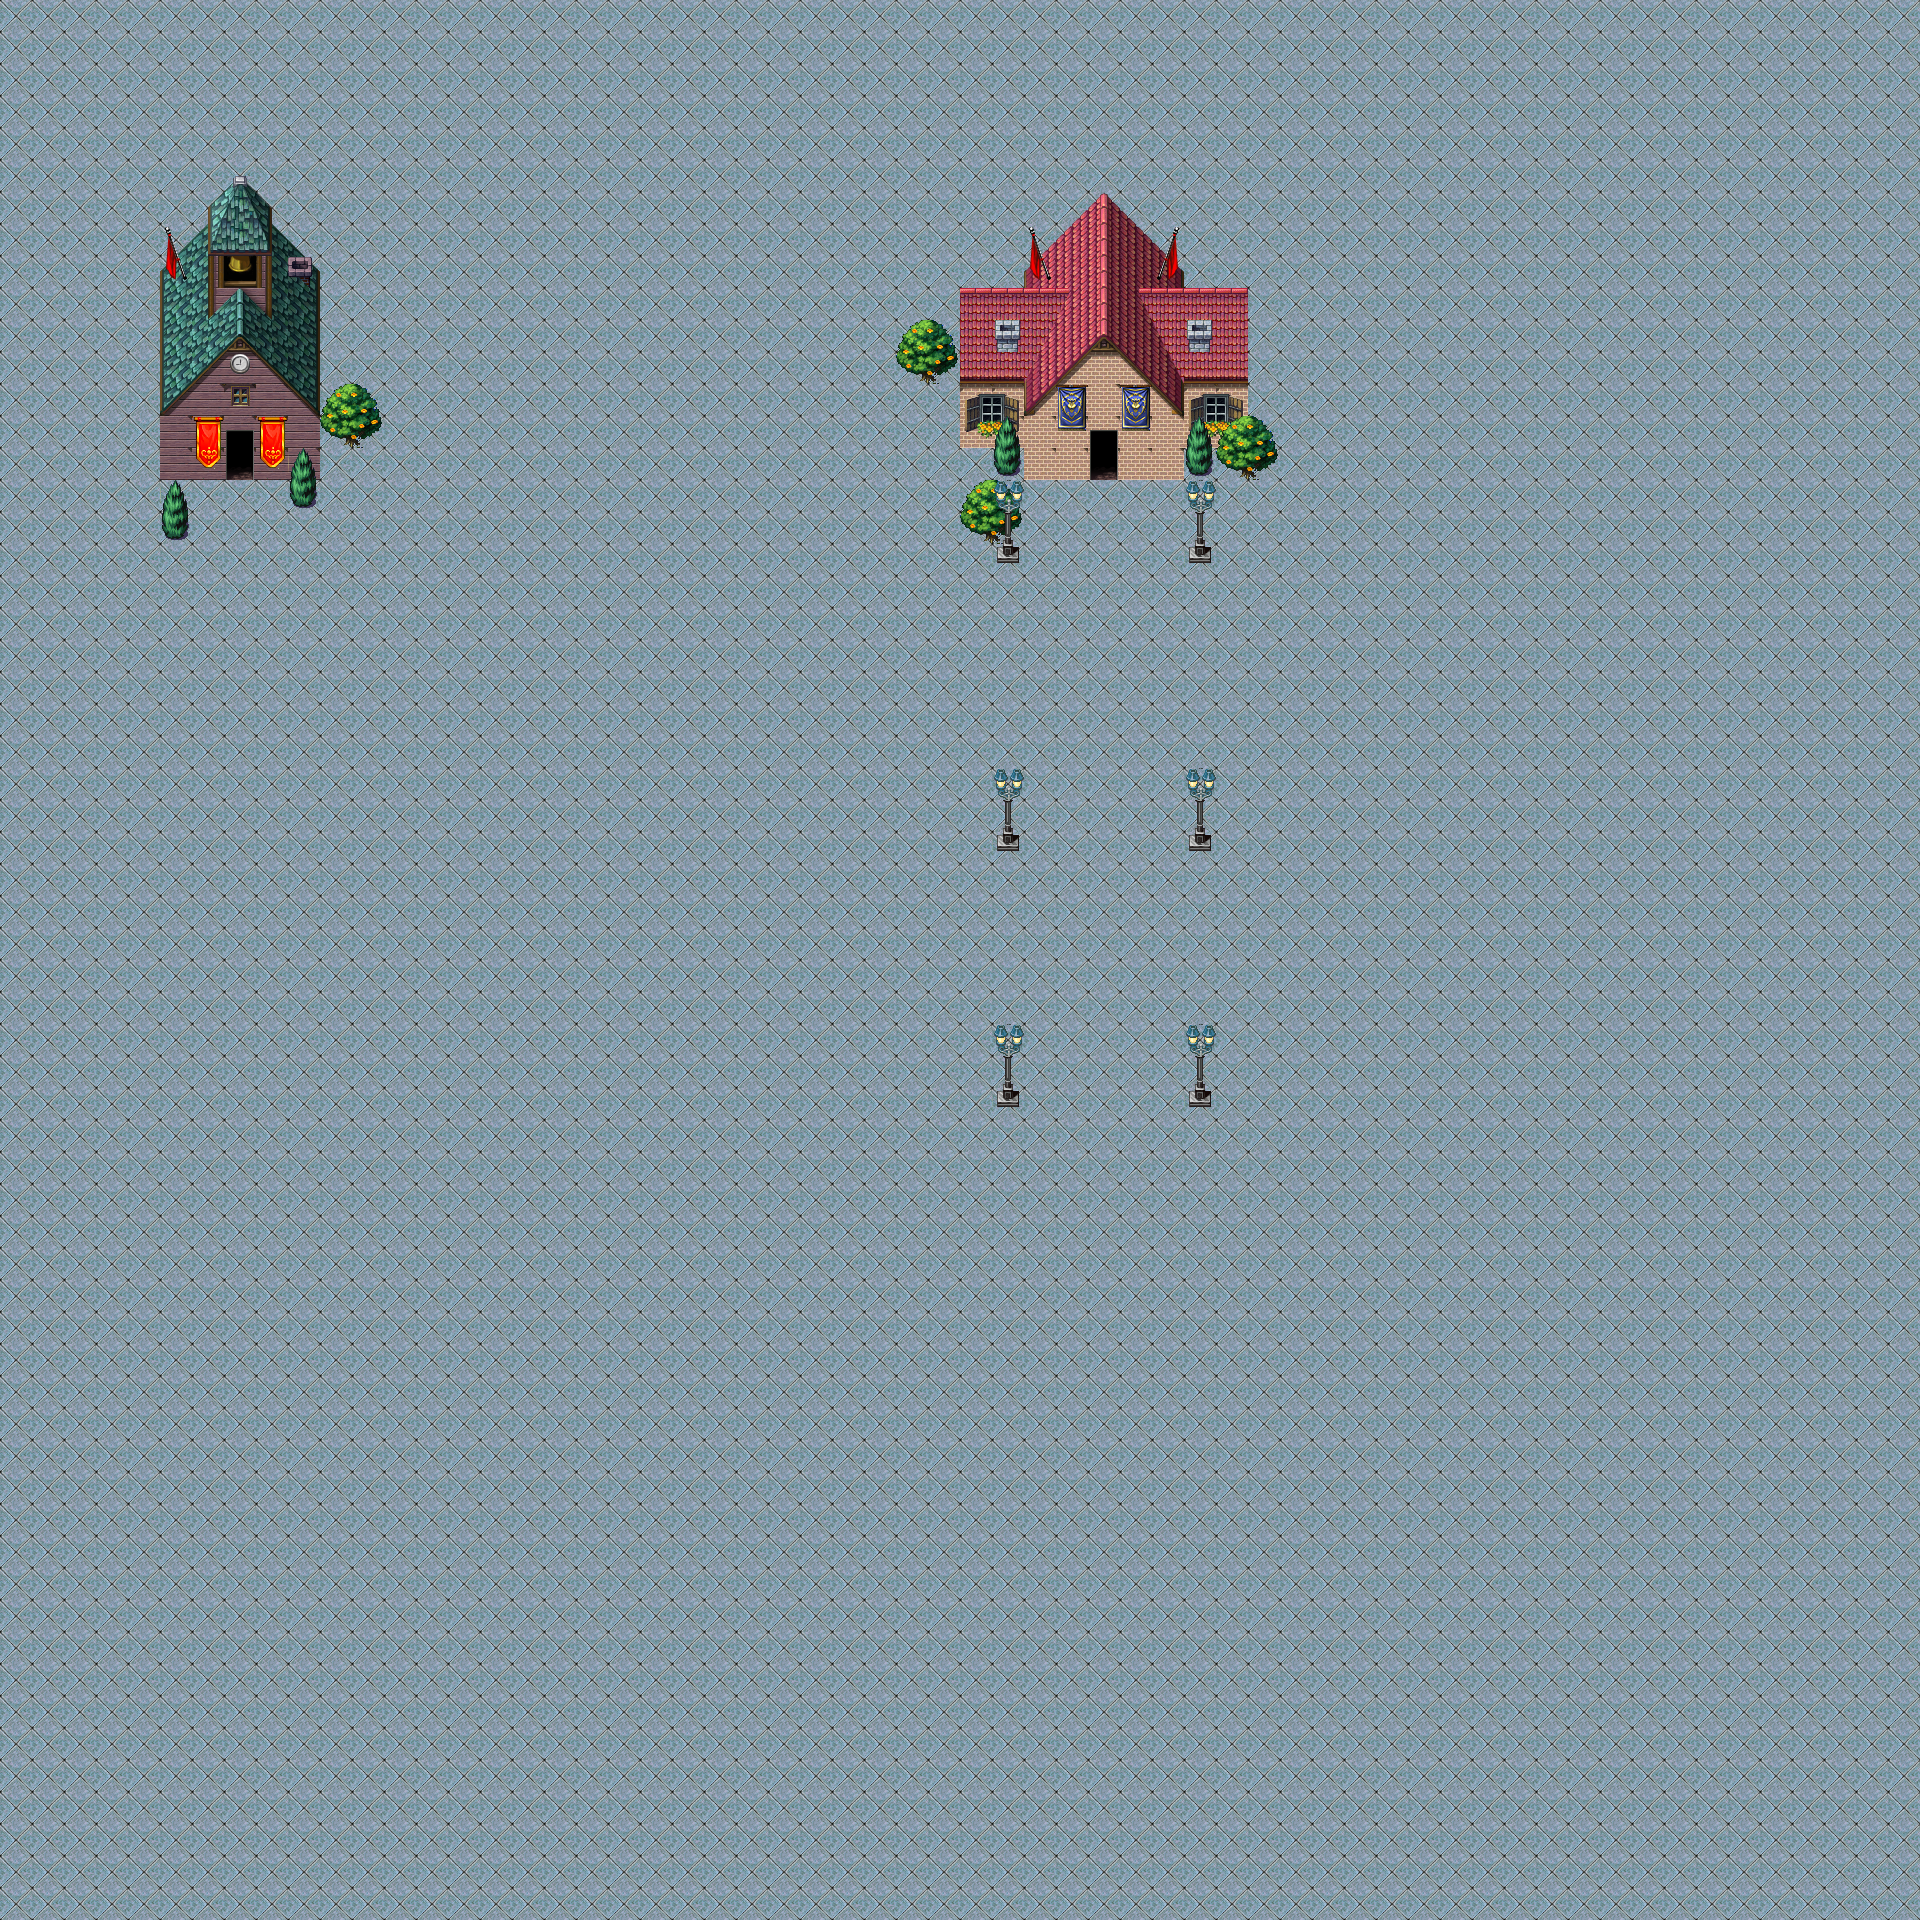

This is a level from a 2D game, rendered from its Tiled map with the project's own tilesets. A one-line summary and the map file follow, with tile-layer data summarised:
An orthogonal 60x60 tile map with 32x32 px tiles, 6 tile layers (Ground Layer, Building Base, Building Roof 1, Building Roof 2, ...), 3 tilesets.

<map version="1.0" orientation="orthogonal" width="60" height="60" tilewidth="32" tileheight="32">
 <tileset firstgid="1" name="tilec" tilewidth="32" tileheight="32">
  <image source="tilec.png" width="512" height="512" />
 </tileset>
 <tileset firstgid="257" name="10rpro4" tilewidth="32" tileheight="32">
  <image source="10rpro4.png" width="512" height="512" />
 </tileset>
 <tileset firstgid="513" name="tilea5" tilewidth="32" tileheight="32">
  <image source="tilea5.png" width="256" height="512" />
 </tileset>
 <layer name="Ground Layer" width="60" height="60">
  <data>[3600 cells, 3600 non-empty, 1 distinct tile ids]</data>
 </layer>
 <layer name="Building Base" width="60" height="60">
  <data>[3600 cells, 54 non-empty, 18 distinct tile ids]</data>
 </layer>
 <layer name="Building Roof 1" width="60" height="60">
  <data>[3600 cells, 66 non-empty, 49 distinct tile ids]</data>
 </layer>
 <layer name="Building Roof 2" width="60" height="60">
  <data>[3600 cells, 42 non-empty, 29 distinct tile ids]</data>
 </layer>
 <layer name="Foilage 1" width="60" height="60">
  <data>[3600 cells, 24 non-empty, 6 distinct tile ids]</data>
 </layer>
 <layer name="Lights" width="60" height="60">
  <data>[3600 cells, 47 non-empty, 5 distinct tile ids]</data>
 </layer>
</map>
